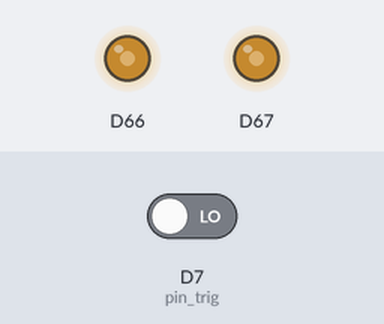
The sketch below on a simulated Arduino Due. On the bench: output pins drawn as LEDs (lit = HIGH). The test bench sets the inputs (shaded band); at power-on: D7 (pin_trig) LOW.

Above: at 1.2 s.
1.3 s: D7 (pin_trig) driven HIGH
Timing chart, 0 to 2.0 s (numbered marks = the images above; inputs shaded):
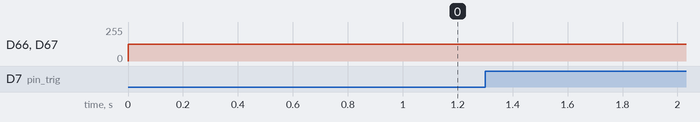

The sketch:

gene2sinus_itsybitsyM4.ino
```cpp
#define frequence_sinus 28
#define nb_ech 1000
#define pin_trig 7


int table_sinus[nb_ech];
int i=0;
unsigned long delai; //en microsecondes
unsigned long memo_temps;
unsigned long temps_actuel;


void generer_table_sinus(void);


void setup() {
  pinMode(pin_trig,INPUT);
  analogWriteResolution(12);
  Serial.begin(2000000);
  generer_table_sinus();
  delai=(unsigned long)(1000000/(frequence_sinus*nb_ech));
  temps_actuel=micros();
  }

void loop() {
  if(digitalRead(pin_trig))
  {
  memo_temps=temps_actuel;
  analogWrite(DAC0, table_sinus[i]);
  analogWrite(DAC1, table_sinus[i]);

  i++;
  if(i == nb_ech)
    i = 0;

  while(temps_actuel-memo_temps<delai)
  {
    temps_actuel=micros();
  }

  }
  else
  {
     analogWrite(DAC0, 2047);
     analogWrite(DAC1, 2047);
     i=0;
  }
  //delayMicroseconds(delai);
}


void generer_table_sinus(void)
{
  for(int i=0;i<nb_ech;i++)
  {
    table_sinus[i]=map(0.5*sin(2*PI*i/nb_ech)*2048,-2048,2048,0,4095);
  }
}
```
